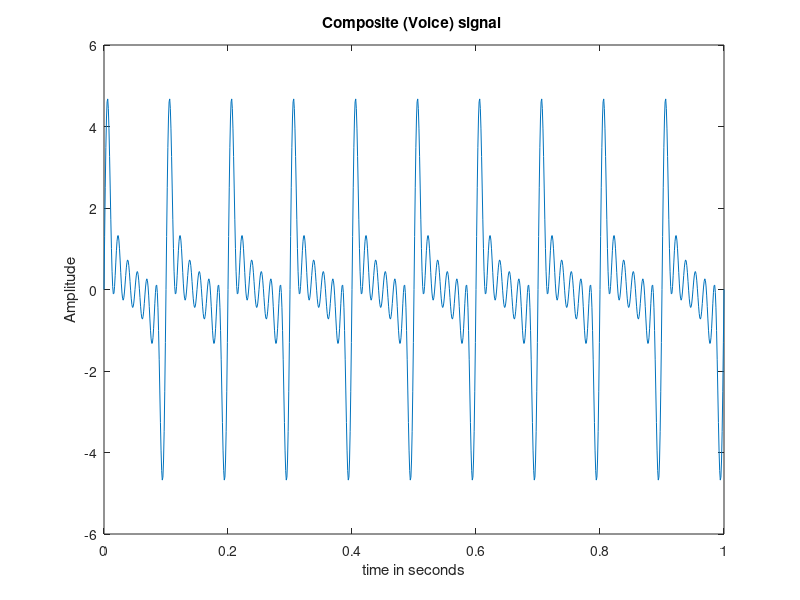
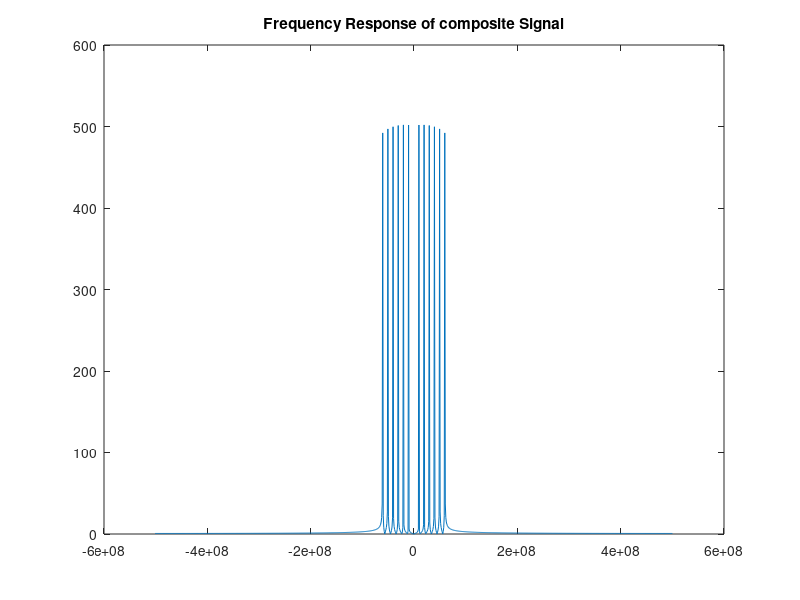

These figures' MATLAB source, in order:
clc
clear
close all
y=0;
for f = 10:10:60
 t = 0:0.001:1;
 y = y+sin(2*pi*f*t);
end
 plot(t,y)
 xlabel('time in seconds');
 ylabel('Amplitude');
 title('Composite (Voice) signal ');
 
figure
Y =fft(y,length(y));
n = length(Y);
fshift = (-n/2:n/2-1)*(1000*n);
Yshift = (fftshift(Y));
plot(fshift,abs(Yshift));
title('Frequency Response of composite Signal');
